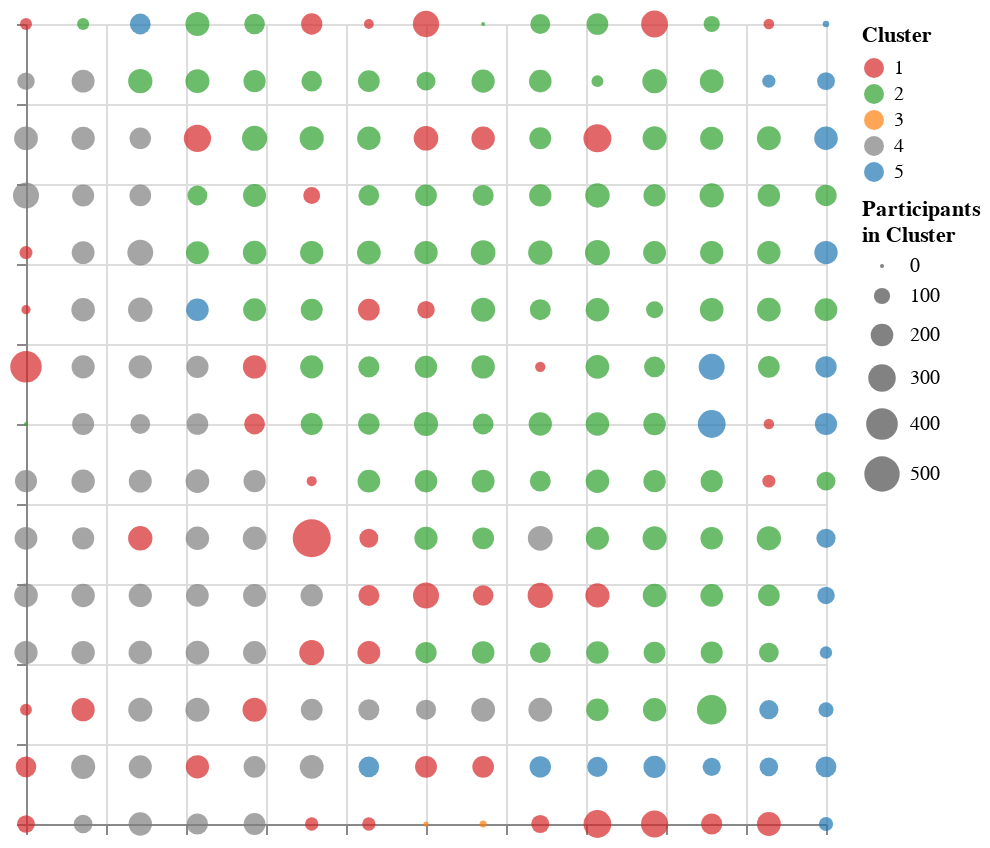

This figure's notebook cell:
### Code cell
### GENERATE MACRO CLUSTERS (PHENOTYPES) ###

# Set figure size
plt.figure(figsize = (15, 8)) 

# Define the colour scheme for the dendrogram
hierarchy.set_link_color_palette(["#1F77B4", "#FF7F0E", "#2CA02C", "#D62728"])

# Generate and plot the dendrogram
linkage_method = linkage(refvect_df, method ='ward', metric='euclidean')
dendrogram(linkage_method,color_threshold=3.2, above_threshold_color='black')
plt.tick_params(left = True, right = False , labelleft = True , 
                labelbottom = False, bottom = False) 

plt.axhline(3.2, color ="grey", linewidth=2,linestyle ="--")
plt.ylabel("Dendrogram using Ward's linkage and Euclidean distance", fontsize = 14, fontweight="bold")


cluster_ea = AgglomerativeClustering(n_clusters=5, linkage='ward',affinity='euclidean')

clusters = cluster_ea.fit_predict(refvect_df)

classMap_clusters = pd.DataFrame({"x1":gtm_model.matX[:,0],
                                        "x2":gtm_model.matX[:,1],
                                        "Participants in Cluster":H.flatten(),
                                        "Cluster":clusters+1}
                                        )

chart_cluster=alt.Chart(classMap_clusters).mark_circle(size = 450).encode(
    x=alt.X('x1:Q', axis=alt.Axis(labels=False,title = "")),
    y=alt.Y('x2:Q', axis=alt.Axis(labels=False,title = "")),
    size=alt.Size('Participants in Cluster:Q',title = textwrap.wrap('Participants in Cluster',13)),
    color=alt.Color("Cluster:N")
    .scale(range=["#D62728","#2CA02C", "#FF7F0E", "#7F7F7F", "#1F77B4"])
).configure_view(
    continuousHeight=400,
    continuousWidth=400
)

chart_cluster

### Figure 1 — Vega-Lite specification as saved in the notebook (floating-point values rounded to 4 significant figures; data arrays with more than 128 entries replaced by an {"elided": "..."} marker saying what was removed)
{"config": {"view": {"continuousWidth": 400, "continuousHeight": 400}}, "data": {"name": "data-35c42c9a4aec945ddfdc187fb6ec7679"}, "mark": {"type": "circle", "size": 450}, "encoding": {"color": {"field": "Cluster", "scale": {"range": ["#D62728", "#2CA02C", "#FF7F0E", "#7F7F7F", "#1F77B4"]}, "type": "nominal"}, "size": {"field": "Participants in Cluster", "title": ["Participants", "in Cluster"], "type": "quantitative"}, "x": {"axis": {"labels": false, "title": ""}, "field": "x1", "type": "quantitative"}, "y": {"axis": {"labels": false, "title": ""}, "field": "x2", "type": "quantitative"}}, "$schema": "https://vega.github.io/schema/vega-lite/v5.20.1.json", "datasets": {"data-35c42c9a4aec945ddfdc187fb6ec7679": {"elided": "225 records"}}}
